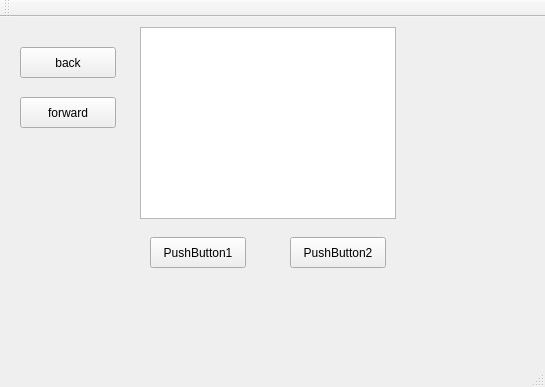
<?xml version="1.0" encoding="UTF-8"?>
<ui version="4.0">
 <class>Viewer</class>
 <widget class="QMainWindow" name="Viewer">
  <property name="geometry">
   <rect>
    <x>0</x>
    <y>0</y>
    <width>545</width>
    <height>387</height>
   </rect>
  </property>
  <property name="windowTitle">
   <string>Viewer</string>
  </property>
  <widget class="QWidget" name="centralWidget">
   <widget class="QGraphicsView" name="graphicsView">
    <property name="geometry">
     <rect>
      <x>140</x>
      <y>10</y>
      <width>256</width>
      <height>192</height>
     </rect>
    </property>
   </widget>
   <widget class="QPushButton" name="back">
    <property name="geometry">
     <rect>
      <x>20</x>
      <y>30</y>
      <width>96</width>
      <height>31</height>
     </rect>
    </property>
    <property name="text">
     <string>back</string>
    </property>
   </widget>
   <widget class="QPushButton" name="forward">
    <property name="geometry">
     <rect>
      <x>20</x>
      <y>80</y>
      <width>96</width>
      <height>31</height>
     </rect>
    </property>
    <property name="text">
     <string>forward</string>
    </property>
   </widget>
   <widget class="QPushButton" name="pushButton1">
    <property name="geometry">
     <rect>
      <x>150</x>
      <y>220</y>
      <width>96</width>
      <height>31</height>
     </rect>
    </property>
    <property name="cursor">
     <cursorShape>IBeamCursor</cursorShape>
    </property>
    <property name="text">
     <string>PushButton1</string>
    </property>
    <property name="autoRepeatInterval">
     <number>101</number>
    </property>
   </widget>
   <widget class="QPushButton" name="pushButton2">
    <property name="geometry">
     <rect>
      <x>290</x>
      <y>220</y>
      <width>96</width>
      <height>31</height>
     </rect>
    </property>
    <property name="text">
     <string>PushButton2</string>
    </property>
   </widget>
  </widget>
  <widget class="QMenuBar" name="menuBar">
   <property name="geometry">
    <rect>
     <x>0</x>
     <y>0</y>
     <width>545</width>
     <height>27</height>
    </rect>
   </property>
  </widget>
  <widget class="QToolBar" name="mainToolBar">
   <attribute name="toolBarArea">
    <enum>TopToolBarArea</enum>
   </attribute>
   <attribute name="toolBarBreak">
    <bool>false</bool>
   </attribute>
  </widget>
  <widget class="QStatusBar" name="statusBar"/>
 </widget>
 <layoutdefault spacing="6" margin="11"/>
 <resources/>
 <connections/>
</ui>
